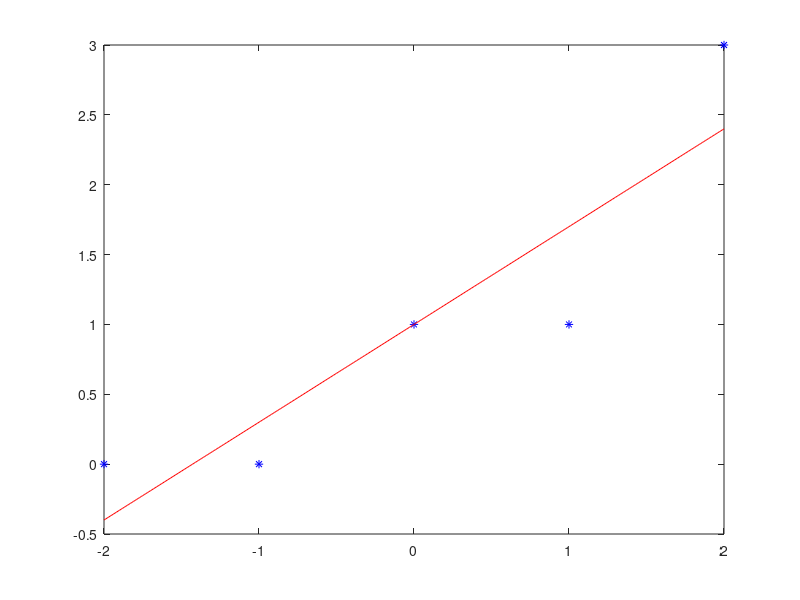

Recreate this plot in MATLAB.
X=[-2 -1 0 1 2];
Y=[0 0 1 1 3];

% a)
media_x = mean(X)
media_y = mean(Y)

% b)
dispersia_x = var(X)
dispersia_y = var(Y)

% c)
covarianta = cov(X,Y)

% d)
coef_cor= corrcoef(X,Y)
coef_corelatie = coef_cor(1,2)

% e)
plot(X, Y, 'b*')
hold on
p = polyfit(X, Y, 1)
fprintf('y=%6.3f x + %6.3f \n', p(1), p(2));

% f)
a = min(X) : 0.01 : max(X);
b = p(1) * a + p(2);
plot(a, b, 'r-')
val=polyval(p, 2.5);
fprintf('Valorile prognozate: y(2.5)=%6.4f\n', val);